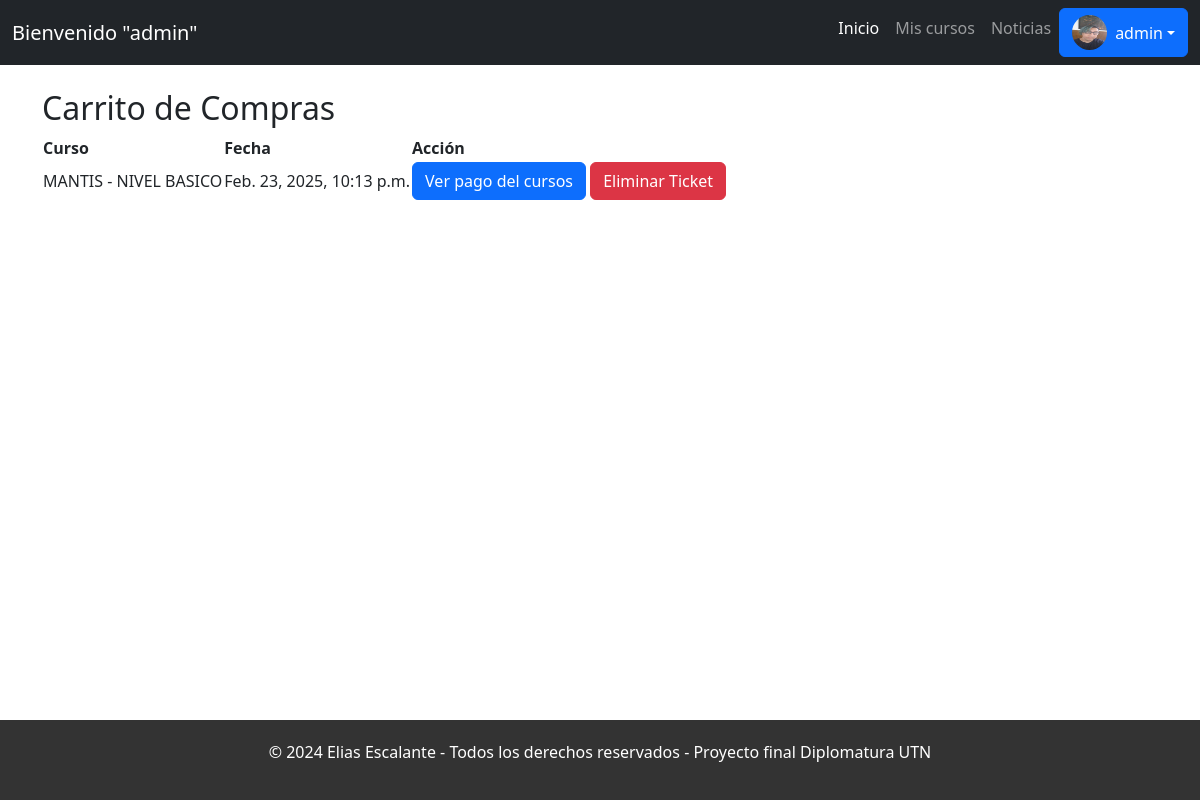
The app's page /usuarios/carrito/ (signed in), older data.
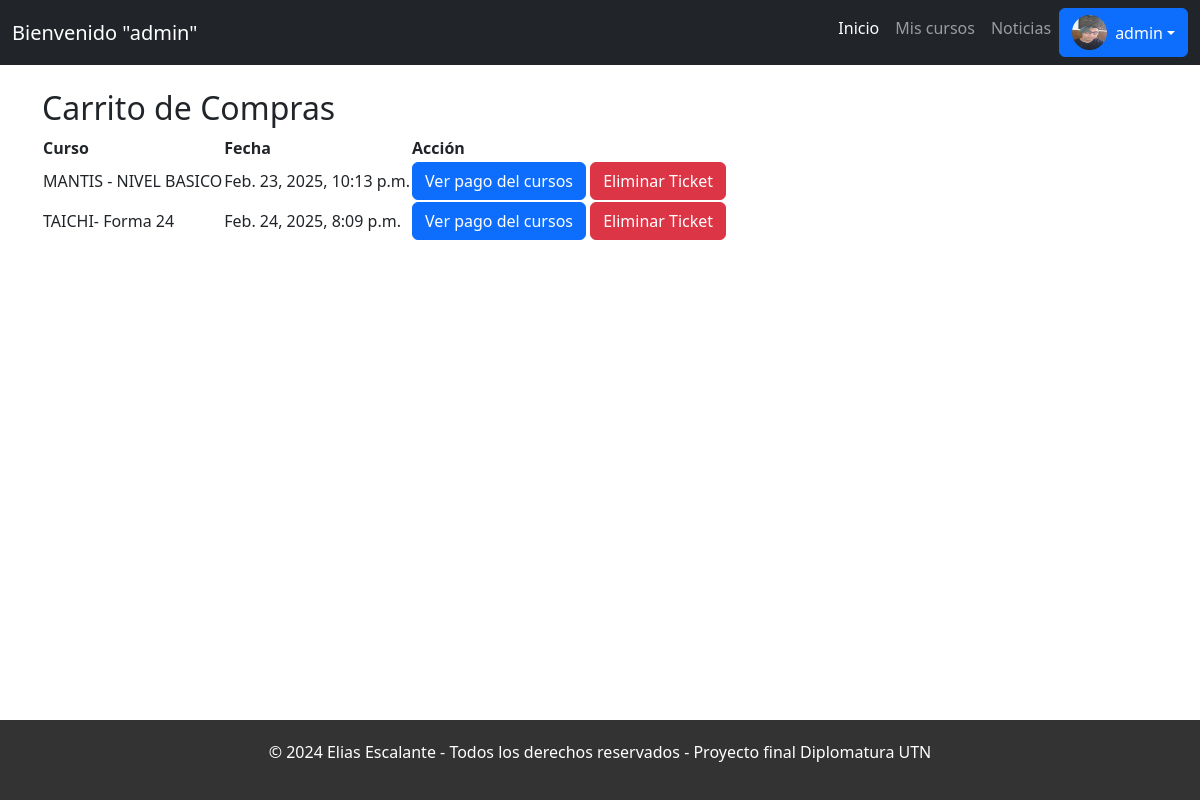
The same page, newer data.
### cursos/models.py (models this page shows, shortened)
class Ticket(models.Model):
    usuario = models.ForeignKey(settings.AUTH_USER_MODEL, on_delete=models.CASCADE)
    curso = models.ForeignKey('Curso', on_delete=models.CASCADE)
    fecha_compra = models.DateTimeField(auto_now_add=True)
    estado = models.CharField(max_length=20, choices=[('pendiente', 'Pendiente'), ('pagado', 'Pagado')], default='pendiente')

class Curso(models.Model):
    nombre = models.CharField(max_length=50)
    comision = models.CharField(max_length=20)
    Profesor = models.CharField(max_length=50)
    Descripcion = models.TextField(max_length=500)
    cupo = models.IntegerField(default=0)
    precio = models.DecimalField(max_digits=12, decimal_places=2, default=0.00)
    imagen = models.ImageField(upload_to="producto/%Y/%m/%d", blank=True, null=True)
    direccion= models.CharField(max_length=200)

### usuarios/views.py (the view)
# urls.py: path('carrito/', views.mi_carrito, name='carrito'),
@login_required
def mi_carrito(request):
    tickets_pendientes = Ticket.objects.filter(usuario=request.user, estado='pendiente')
    return render(request, 'usuarios/carrito.html', {'tickets_pendientes': tickets_pendientes})

### templates/usuarios/carrito.html (shortened to what this page needs)
{% extends 'layout.html' %}
{% block content %}
<h2>Carrito de Compras</h2>
<table>
    <tr>
        <th>Curso</th>
        <th>Fecha</th>
        <th>Acción</th>
    </tr>
    {% for ticket in tickets_pendientes %}
    <tr>
        <td>{{ ticket.curso.nombre }}</td>
        <td>{{ ticket.fecha_compra }}</td>
        <td>
            <a href="{% url 'ticket' ticket.id %}" class="btn btn-primary">Ver pago del cursos</a>
            <button class="btn btn-danger eliminar-ticket" data-ticket-id="{{ ticket.id }}">Eliminar Ticket</button>
        </td>
    </tr>
    {% endfor %}
</table>
{% endblock %}

Row changes from the older to the newer data that the page shows:
added Ticket: curso.nombre "TAICHI- Forma 24", fecha_compra "Feb. 24, 2025, 8:09 p.m."
